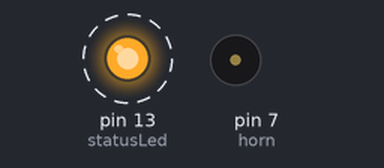
This sketch was run on a simulated Arduino Uno, built with avr-gcc and run on an emulated ATmega328P. Shown: output pins drawn as LEDs (lit = HIGH), buzzer (waves = sounding, pin HIGH). Dashed ring = blinking.

Above: at 0.2 s.
Timing chart, 0 to 4.6 s (numbered marks = the images above):
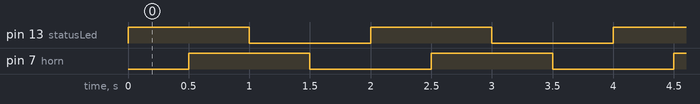

The sketch:

main.ino
```cpp
/*
 * ROBOT SCRIPT MAIN.
 *
 * By Jack Dahl ( barred.ga )
*/

int statusLed = 13;
int horn = 7;

void setup() {
  pinMode(statusLed, OUTPUT);
  pinMode(horn, OUTPUT);
}

void loop() {
  digitalWrite(statusLed, HIGH);
  delay(500);
  digitalWrite(horn, HIGH);
  delay(500);
  digitalWrite(statusLed, LOW);
  delay(500);
  digitalWrite(horn, LOW);
  delay(500);
}
```

Measured:
- by itself, pin 13 (statusLed), pin 7 (horn): alternates HIGH for 1.0 s and LOW for 1.0 s
- by itself, everything shown: repeats every 2.0 s, in 4 steps
